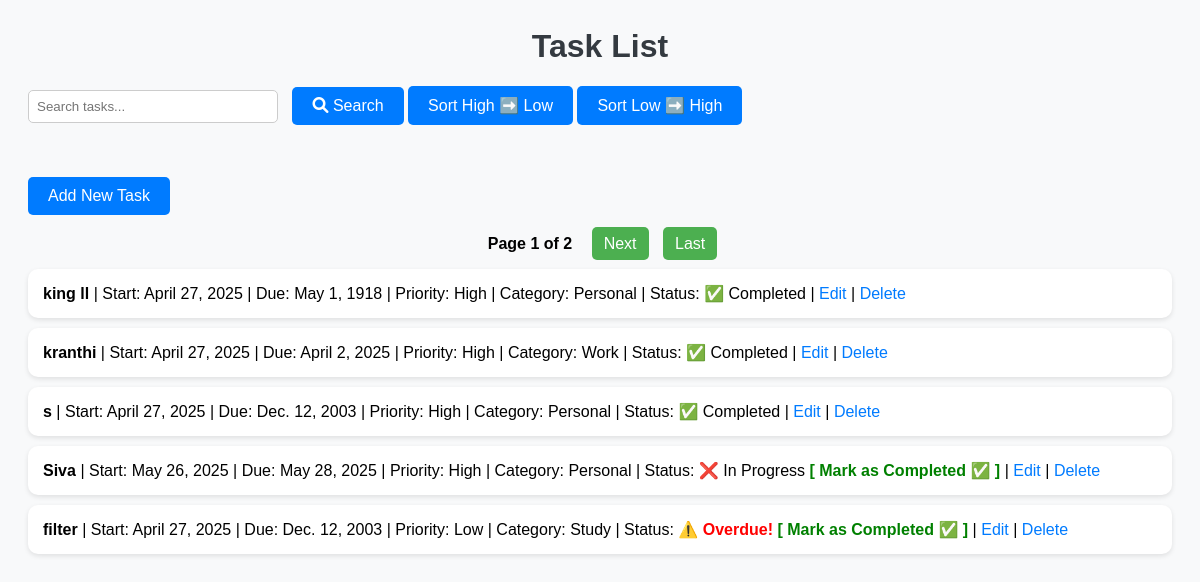
The app's page /?sort=low with its own data.
### tasks/models.py (models this page shows, shortened)
class Task(models.Model):
    PRIORITY_CHOICES = [
        ('High', 'High'),
        ('Medium', 'Medium'),
        ('Low', 'Low'),
    ]
    CATEGORY_CHOICES = [
        ('Work', 'Work'),
        ('Personal', 'Personal'),
        ('Study', 'Study'),
    ]
    title = models.CharField(max_length=100)
    description = models.TextField(blank=True)
    start_date = models.DateField()
    due_date = models.DateField()
    priority = models.CharField(max_length=10, choices=PRIORITY_CHOICES)
    category = models.CharField(max_length=10, choices=CATEGORY_CHOICES)
    completed = models.BooleanField(default=False)

### tasks/views.py (the view)
# urls.py: path('', views.task_list, name='task_list'),
def task_list(request):
    tasks = Task.objects.all()
    query = request.GET.get('q')
    if query:
        tasks = tasks.filter(title__icontains=query)
    sort_by = request.GET.get('sort')
    if sort_by == 'high':
        tasks = tasks.order_by('-priority')
    elif sort_by == 'low':
        tasks = tasks.order_by('priority')
    paginator = Paginator(tasks, 5)
    page_number = request.GET.get('page')
    page_obj = paginator.get_page(page_number)
    today = timezone.now().date()
    return render(request, 'tasks/task_list.html', {'page_obj': page_obj, 'today': today})

### tasks/templates/tasks/task_list.html (shortened to what this page needs)
{% load static %}
<html>
<head>
    <link rel="stylesheet" type="text/css" href="{% static 'tasks/style.css' %}">
    <link href="https://cdnjs.cloudflare.com/ajax/libs/font-awesome/6.0.0-beta3/css/all.min.css" rel="stylesheet">
</head>
<body>
    <h1>Task List</h1>
    <form method="get" action="{% url 'task_list' %}">
        <input type="text" name="q" placeholder="Search tasks..." value="{{ request.GET.q }}">
        <button type="submit" class="btn">
            <i class="fas fa-search"></i> Search
        </button>
        <a href="?sort=high" class="btn">Sort High ➡️ Low</a>
        <a href="?sort=low" class="btn">Sort Low ➡️ High</a>
    </form>
    <br><br>
    <a href="{% url 'task_create' %}">
        <button class="btn">Add New Task</button>
    </a>
    <div class="pagination">
        <span>Page {{ page_obj.number }} of {{ page_obj.paginator.num_pages }}</span>
        {% if page_obj.has_next %}
        <a
            href="?page={{ page_obj.next_page_number }}{% if request.GET.q %}&q={{ request.GET.q }}{% endif %}{% if request.GET.sort %}&sort={{ request.GET.sort }}{% endif %}">Next</a>
        <a
            href="?page={{ page_obj.paginator.num_pages }}{% if request.GET.q %}&q={{ request.GET.q }}{% endif %}{% if request.GET.sort %}&sort={{ request.GET.sort }}{% endif %}">Last</a>
        {% endif %}
    </div>
    <ul>
        {% for task in page_obj %}
        <li>
            <strong>{{ task.title }}</strong> |
            Start: {{ task.start_date }} |
            Due: {{ task.due_date }} |
            Priority: {{ task.priority }} |
            Category: {{ task.category }} |
            Status:
            {% if task.completed %}
            ✅ Completed
            {% else %}
            {% if task.due_date < today %} <span style="color: red; font-weight: bold;">⚠️ Overdue!</span>
                {% else %}
                ❌ In Progress
                {% endif %}
                <a href="{% url 'task_complete' task.id %}" style="color: green; font-weight: bold;">[ Mark as Completed
                    ✅ ]</a>
                {% endif %}
                | <a href="{% url 'task_update' task.id %}">Edit</a>
                | <a href="{% url 'task_delete' task.id %}">Delete</a>
        </li>
        {% empty %}
        <li>No tasks found.</li>
        {% endfor %}
    </ul>
</body>
</html>

### tasks/static/tasks/style.css (style rules this page uses)
body { font-family: Arial, sans-serif; background-color: #f8f9fa; padding: 20px; }
h1 { color: #343a40; text-align: center; }
a { text-decoration: none; color: #007bff; }
ul { list-style-type: none; padding: 0; }
li { background: #ffffff; margin: 10px 0; padding: 15px; border-radius: 10px; box-shadow: 0 2px 5px rgba(0, 0, 0, 0.1); }
button, .btn { background-color: #007bff; color: white; border: none; padding: 10px 20px; font-size: 16px; border-radius: 5px; cursor: pointer; text-align: center; display: inline-block; }
input[type="text"] { padding: 8px; width: 250px; margin-right: 10px; border-radius: 5px; border: 1px solid #ccc; }
.pagination { margin-top: 20px; text-align: center; }
.pagination a { margin: 0 5px; padding: 8px 12px; background-color: #4CAF50; color: white; border-radius: 5px; text-decoration: none; }
.pagination span { margin: 0 10px; font-weight: bold; }

### records on screen
Task: title "king ll", start_date "April 27, 2025", due_date "May 1, 1918", priority "High", category "Personal", completed "✅ Completed"
Task: title "kranthi", start_date "April 27, 2025", due_date "April 2, 2025", priority "High", category "Work", completed "✅ Completed"
Task: title "s", start_date "April 27, 2025", due_date "Dec. 12, 2003", priority "High", category "Personal", completed "✅ Completed"
Task: title "Siva", start_date "May 26, 2025", due_date "May 28, 2025", priority "High", category "Personal", completed "❌ In Progress"
Task: title "filter", start_date "April 27, 2025", due_date "Dec. 12, 2003", priority "Low", category "Study", completed "⚠️ Overdue!"

### other values on screen
{{ page_obj.number }} "1"
{{ page_obj.paginator.num_pages }} "2"
